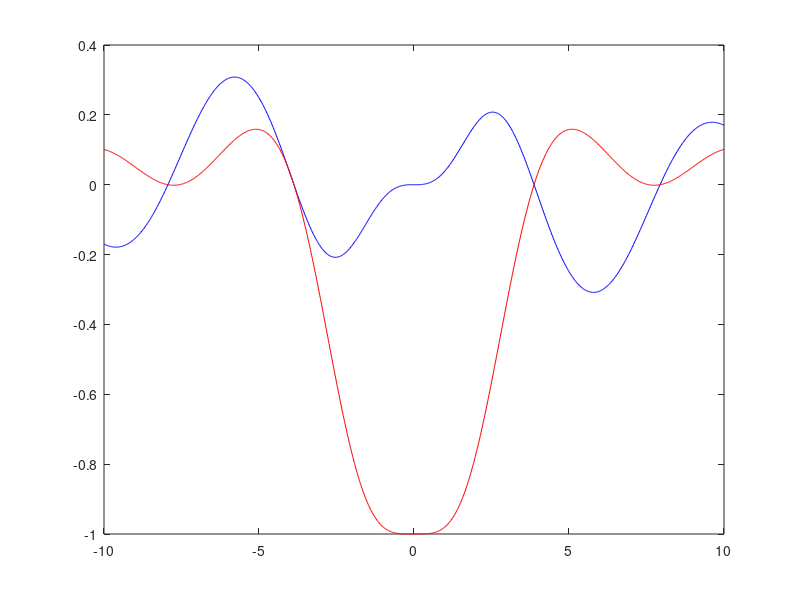

Recreate this plot in MATLAB.
%  /dsk/670/hurliman/pulsecraft/DIFFUSION/PATHWAYS/Lambdas.m

% calculate the matrix elements for the 180_y rf pulses


  omega0 = -10:0.02:10;
  omega1 = 1;
  
  Lambda = zeros(9,length(omega0));
  Linit  = zeros(2,length(omega0));
 

  Omega  = sqrt(omega1.^2 + omega0.^2);
  w0 = omega0./Omega;
  w1 = omega1./Omega;
    

        
  tp = pi;
  cp = cos(Omega.*tp);
  sp = sin(Omega.*tp);
   
   
  pulse = 1i;  % 1 for x - pulse;  i for y -pulse

  Lambda(1,:) = ( w1.^2 + (1+(w0.^2)).*cp ) ./2 - 1i * w0.*sp;   % -1, -1
   
  Lambda(2,:) =   w1./2.*( (w0.*(1-cp)) + 1i* sp ).*pulse ;      % -1,  0
   
  Lambda(3,:) =   w1.^2./2.*(1-cp).*(pulse).^2;                 % -1, +1
   
  Lambda(4,:) =   w1   .*( (w0.*(1-cp)) + 1i* sp ).*pulse' ;     %  0, -1
   
  Lambda(5,:) =   w0.^2 + w1.^2  .*cp;                          %  0,  0
   
  Lambda(6,:) =   w1   .*( (w0.*(1-cp)) - 1i* sp ).*pulse;       %  0, +1
   
  Lambda(7,:) =   w1.^2./2.*(1-cp).*(pulse').^2;                % +1, -1
   
  Lambda(8,:) =   w1./2.*( (w0.*(1-cp)) - 1i* sp ).*pulse' ;     % +1, 0
   
  Lambda(9,:) = ( w1.^2 + (1+(w0.^2)).*cp ) ./2 + 1i * w0.*sp;   % +1, +1   


%  calculate the matrix elements for the initial 90_-x rf pulse, 
%  including the proper timing adjustment

  tp = pi/2;
  cp = cos(Omega.*tp);
  sp = sin(Omega.*tp);
   
  pulse = -1;
   
  Linit(1,:)  = w1   .*( (w0.*(1-cp)) + 1i* sp ).*pulse'.*exp(+1i*omega0) ;  % 0, -1
  Linit(2,:)  = w1   .*( (w0.*(1-cp)) - 1i* sp ).*pulse.*exp(-1i*omega0) ;  % 0, +1
  

  figure(2)
  plot(omega0,real(Linit(1,:)),'b-'); hold on;
  plot(omega0,imag(Linit(1,:)),'r-');